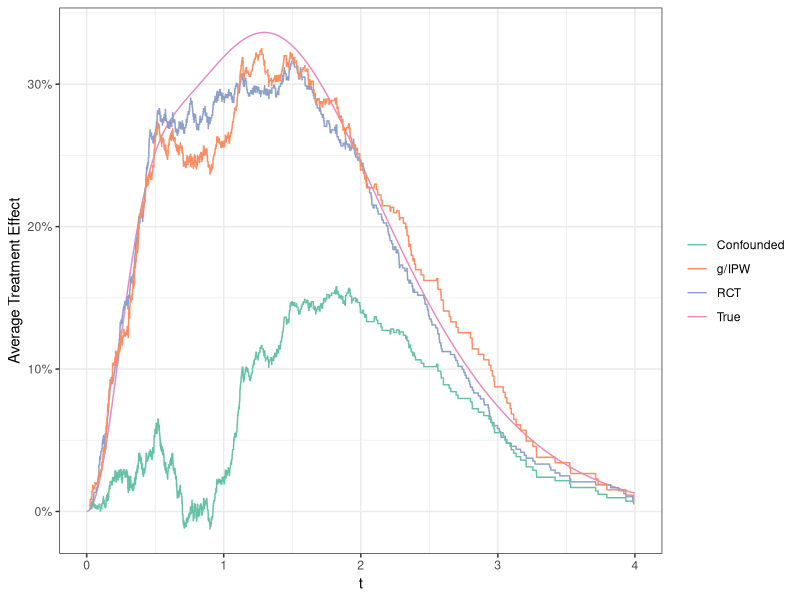

Recreate this plot in R.
## @knitr simulation_fixed_time_setup
library(tidyverse)
library(magrittr)
theme_set(theme_bw())
options(ggplot2.discrete.colour = function(...) scale_colour_brewer(..., palette = "Set2"))
options(ggplot2.discrete.fill = function(...) scale_fill_brewer(..., palette = "Set2"))

## @knitr simulation_fixed_time_body
# model parameters
n <- 1000
p_L <- 0.3 # prob of L = 1
p_A <- 0.5 # prob of A = 1 in RCT
p_A0 <- 1 / 4 # prob of A = 1 if L = 0
p_A1 <- 3 / 4 # prob of A = 1 if L = 1

shape <- 2 # Weibull shape
rate_L <- 3 # rate mult factor if L = 1
rate_A <- 0.5 # rate mult factor if A = 1

# simulation of data
set.seed(1)
L <- rbinom(n, 1, p_L)
A_RCT <- rbinom(n, 1, p_A)
A_conf <- rbinom(n, 1, ifelse(L, p_A1, p_A0))
T0 <- rweibull(n, shape, 1 / ifelse(L, rate_L, 1))
T1 <- rweibull(n, shape, 1 / ifelse(L, rate_L, 1) / rate_A)

T_RCT <- ifelse(A_RCT, T1, T0)
T_conf <- ifelse(A_conf, T1, T0)

# estimators of ATE
# naive difference between treatment groups
S_assoc <- function(A, T){
  T0 <- T[A == 0]
  T1 <- T[A == 1]
  
  S0 <- Vectorize(function(s) mean(T0 > s))
  S1 <- Vectorize(function(s) mean(T1 > s))
  
  data.frame(t = T, S0 = S0(T), S1 = S1(T)) %>%
    mutate(ATE = S1 - S0) %>%
    arrange(t)
}

# g-formula estimator
S_g <- function(L, A, T){
  T0 <- subset(T, A == 0)
  T1 <- subset(T, A == 1)
  T_L0A0 <- subset(T, A == 0 & L == 0)
  T_L0A1 <- subset(T, A == 1 & L == 0)
  T_L1A0 <- subset(T, A == 0 & L == 1)
  T_L1A1 <- subset(T, A == 1 & L == 1)
  
  p_l <- mean(L)
  
  S0 <- Vectorize(function(t) (1 - p_l) * mean(T_L0A0 > t) + 
                    p_l * mean(T_L1A0 > t))
  S1 <- Vectorize(function(t) (1 - p_l) * mean(T_L0A1 > t) + 
                    p_l * mean(T_L1A1 > t))
  
  data.frame(t = T, S0 = S0(T), S1 = S1(T)) %>%
    mutate(ATE = S1 - S0) %>%
    arrange(t)
}

# IPW estimator
S_IPW <- function(L, A, T){
  T0 <- subset(T, A == 0)
  T1 <- subset(T, A == 1)
  p_0 <- mean(subset(A, L == 0))
  p_1 <- mean(subset(A, L == 1))
  
  p <- function(a, l){
    ifelse(l, ifelse(a, p_1, 1 - p_1), ifelse(a, p_0, 1 - p_0))
  }
  
  S0 <- Vectorize(function(t) mean((A == 0) * (T > t) / p(0, L)))
  S1 <- Vectorize(function(t) mean((A == 1) * (T > t) / p(1, L)))
  
  data.frame(t = T, S0 = S0(T), S1 = S1(T)) %>%
    mutate(ATE = S1 - S0) %>%
    arrange(t)
}

## @knitr simulation_fixed_time_plot
# plot
tstart <- 0
tstop <- 4
trueATE <- data.frame(t = seq(tstart, tstop, length.out = 1000)) %>%
  mutate(ATE = (1 - p_L) * pweibull(t, shape, 1 / rate_A,  lower.tail = FALSE) + 
           p_L * pweibull(t, shape, 1 / rate_L / rate_A,  lower.tail = FALSE) - 
           ((1 - p_L) * pweibull(t, shape,  lower.tail = FALSE) + 
              p_L * pweibull(t, shape, 1 / rate_L,  lower.tail = FALSE) ))

ggplot(mapping = aes(x = t, y = ATE)) +
  scale_x_continuous(limits = c(tstart, tstop)) +
  scale_y_continuous(name = "Average Treatment Effect", labels = scales::percent) +
  geom_line(aes(color = "True"), data = trueATE) +
  geom_step(aes(color = "RCT"), data = S_assoc(A_RCT, T_RCT)) +
  geom_step(aes(color = "Confounded"), data = S_assoc(A_conf, T_conf)) +
  geom_step(aes(color = "g/IPW"), data = S_IPW(L, A_conf, T_conf)) +
  guides(color = guide_legend(NULL), fill = guide_legend(NULL))
